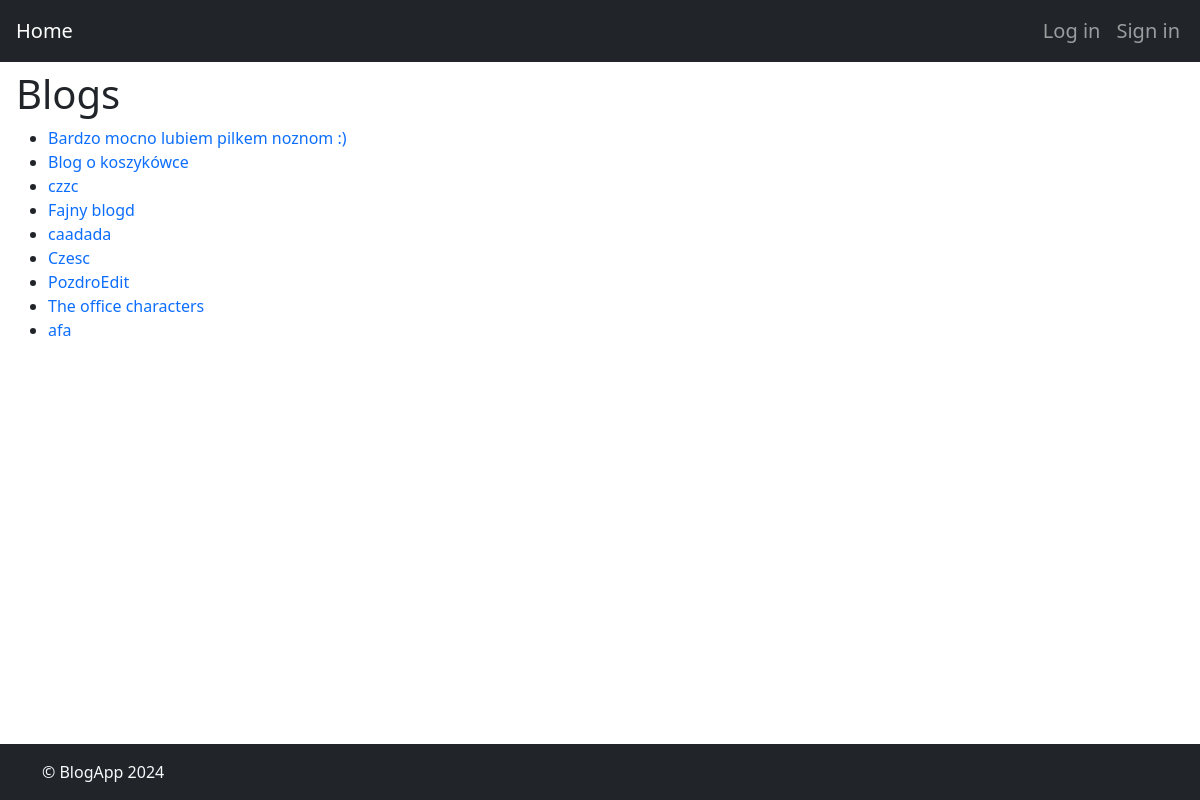
The app's page /blogs/ with its own data.
### blogApp/models.py (models this page shows, shortened)
class Blog(models.Model):
    title = models.CharField(max_length=100)
    author = models.ForeignKey(CustomUser, on_delete=models.CASCADE)

### blogApp/views.py (the view)
# urls.py: path('blogs/', views.blog_list, name='blog_list'),
def blog_list(request):
    blogs = Blog.objects.all()
    user_blogs = Blog.objects.filter(author=request.user) if request.user.is_authenticated else None
    logger.info('Displaying list of blogs')
    context = {
        'blogs': blogs,
        'user_blogs': user_blogs,
    }
    return render(request, 'blogs/blog_list.html', context)

### blogApp/templates/blogs/blog_list.html (shortened to what this page needs)
{% extends 'base.html' %}
{% block content %}
<h1>Blogs</h1>
<ul>
    {% for blog in blogs %}
    <li>
        <a href="{% url 'blog_detail' blog_id=blog.id %}">
            {{ blog.title }}
        </a>
    </li>
    {% endfor %}
</ul>
{% endblock %}

### blogApp/static/styles.css (style rules this page uses)
a { text-decoration: none; }

### records on screen
Blog: title "Bardzo mocno lubiem pilkem noznom :)"
Blog: title "Blog o koszykówce"
Blog: title "czzc"
Blog: title "Fajny blogd"
Blog: title "caadada"
Blog: title "Czesc"
Blog: title "PozdroEdit"
Blog: title "The office characters"
Blog: title "afa"
